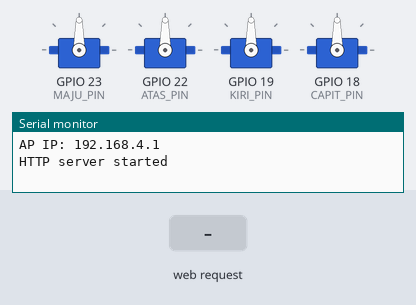
This sketch was run on a simulated ESP32. Parts: 4 × servo, the last lines printed to the serial monitor. Inputs (shaded band) come from the test bench.

Above: at 1.2 s.
1.3 s: HTTP request GET /set?servo=1&angle=1 received
At 2.6 s:
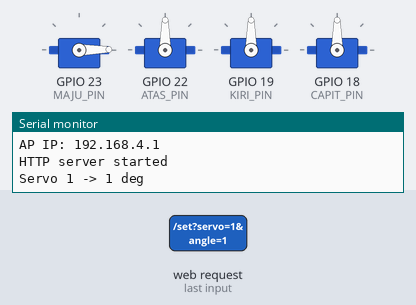
Timing chart, 0 to 4.3 s (numbered marks = the images above; inputs shaded):
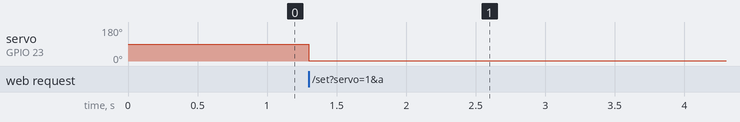

Measured:
- after the input at 1.3 s, servo on GPIO 23 (MAJU_PIN): 90° → 1° at once

The sketch:

lenganwifi.ino
```cpp
#include <ESP32Servo.h>
#include <WiFi.h>
#include <WebServer.h>

#define MAJU_PIN  23
#define ATAS_PIN  22
#define KIRI_PIN  19
#define CAPIT_PIN 18

const char* AP_SSID = "ServoControl";
const char* AP_PASS = "12345678";

Servo myServo1;
Servo myServo2;
Servo myServo3;
Servo myServo4;

WebServer server(80);

const char INDEX_HTML[] PROGMEM = R"rawliteral(
<!DOCTYPE html>
<html lang="id">
<head>
<meta charset="UTF-8">
<meta name="viewport" content="width=device-width, initial-scale=1.0">
<title>Servo Control</title>
<style>
  * { box-sizing: border-box; margin: 0; padding: 0; }
  body { font-family: Arial, sans-serif; background: #1a1a2e; color: #eee; display: flex; flex-direction: column; align-items: center; padding: 30px 16px; min-height: 100vh; }
  h1 { margin-bottom: 30px; font-size: 1.6rem; color: #e94560; letter-spacing: 1px; }
  .card { background: #16213e; border-radius: 12px; padding: 24px; width: 100%; max-width: 420px; margin-bottom: 16px; box-shadow: 0 4px 20px rgba(0,0,0,0.4); }
  .label { display: flex; justify-content: space-between; align-items: center; margin-bottom: 10px; font-size: 0.95rem; }
  .servo-name { font-weight: bold; color: #e94560; }
  .angle-val { font-size: 1.1rem; font-weight: bold; min-width: 42px; text-align: right; }
  input[type=range] { -webkit-appearance: none; width: 100%; height: 8px; border-radius: 4px; background: #0f3460; outline: none; }
  input[type=range]::-webkit-slider-thumb { -webkit-appearance: none; width: 22px; height: 22px; border-radius: 50%; background: #e94560; cursor: pointer; }
  .status { margin-top: 20px; font-size: 0.85rem; color: #888; text-align: center; }
  .dot { display: inline-block; width: 8px; height: 8px; border-radius: 50%; background: #2ecc71; margin-right: 6px; }
</style>
</head>
<body>
<h1>Servo Control Panel</h1>

<div class="card">
  <div class="label"><span class="servo-name">Servo 1 - Maju</span><span class="angle-val" id="v1">90</span>&deg;</div>
  <input type="range" min="0" max="180" value="90" oninput="send(1,this.value)" id="s1">
</div>
<div class="card">
  <div class="label"><span class="servo-name">Servo 2 - Atas</span><span class="angle-val" id="v2">90</span>&deg;</div>
  <input type="range" min="0" max="180" value="90" oninput="send(2,this.value)" id="s2">
</div>
<div class="card">
  <div class="label"><span class="servo-name">Servo 3 - Kiri</span><span class="angle-val" id="v3">90</span>&deg;</div>
  <input type="range" min="0" max="180" value="90" oninput="send(3,this.value)" id="s3">
</div>
<div class="card">
  <div class="label"><span class="servo-name">Servo 4 - Capit</span><span class="angle-val" id="v4">90</span>&deg;</div>
  <input type="range" min="0" max="180" value="90" oninput="send(4,this.value)" id="s4">
</div>

<div class="status"><span class="dot"></span>Terhubung ke ESP32 AP</div>

<script>
  function send(id, val) {
    document.getElementById('v' + id).textContent = val;
    fetch('/set?servo=' + id + '&angle=' + val).catch(() => {});
  }
</script>
</body>
</html>
)rawliteral";

void handleRoot() {
  server.send_P(200, "text/html", INDEX_HTML);
}

void handleSet() {
  if (server.hasArg("servo") && server.hasArg("angle")) {
    int id  = server.arg("servo").toInt();
    int ang = constrain(server.arg("angle").toInt(), 0, 180);
    switch (id) {
      case 1:
        myServo1.write(ang);
        break;
      case 2:
        myServo2.write(ang);
        break;
      case 3:
        myServo3.write(ang);
        break;
      case 4:
        myServo4.write(ang);
        break;
    }
    Serial.printf("Servo %d -> %d deg\n", id, ang);
    server.send(200, "text/plain", "OK");
  } else {
    server.send(400, "text/plain", "Bad Request");
  }
}

void setup() {
  Serial.begin(115200);

  WiFi.softAP(AP_SSID, AP_PASS);
  Serial.print("AP IP: ");
  Serial.println(WiFi.softAPIP());

  server.on("/", handleRoot);
  server.on("/set", handleSet);
  server.begin();
  Serial.println("HTTP server started");

  ESP32PWM::allocateTimer(0);

  myServo1.setPeriodHertz(50);
  myServo2.setPeriodHertz(50);
  myServo3.setPeriodHertz(50);
  myServo4.setPeriodHertz(50);
  myServo1.attach(MAJU_PIN);
  myServo2.attach(ATAS_PIN);
  myServo3.attach(KIRI_PIN);
  myServo4.attach(CAPIT_PIN);

  // posisi awal tengah
  myServo1.write(90);
  myServo2.write(90);
  myServo3.write(90);
  myServo4.write(90);
}

void loop() {
  server.handleClient();
}
```
